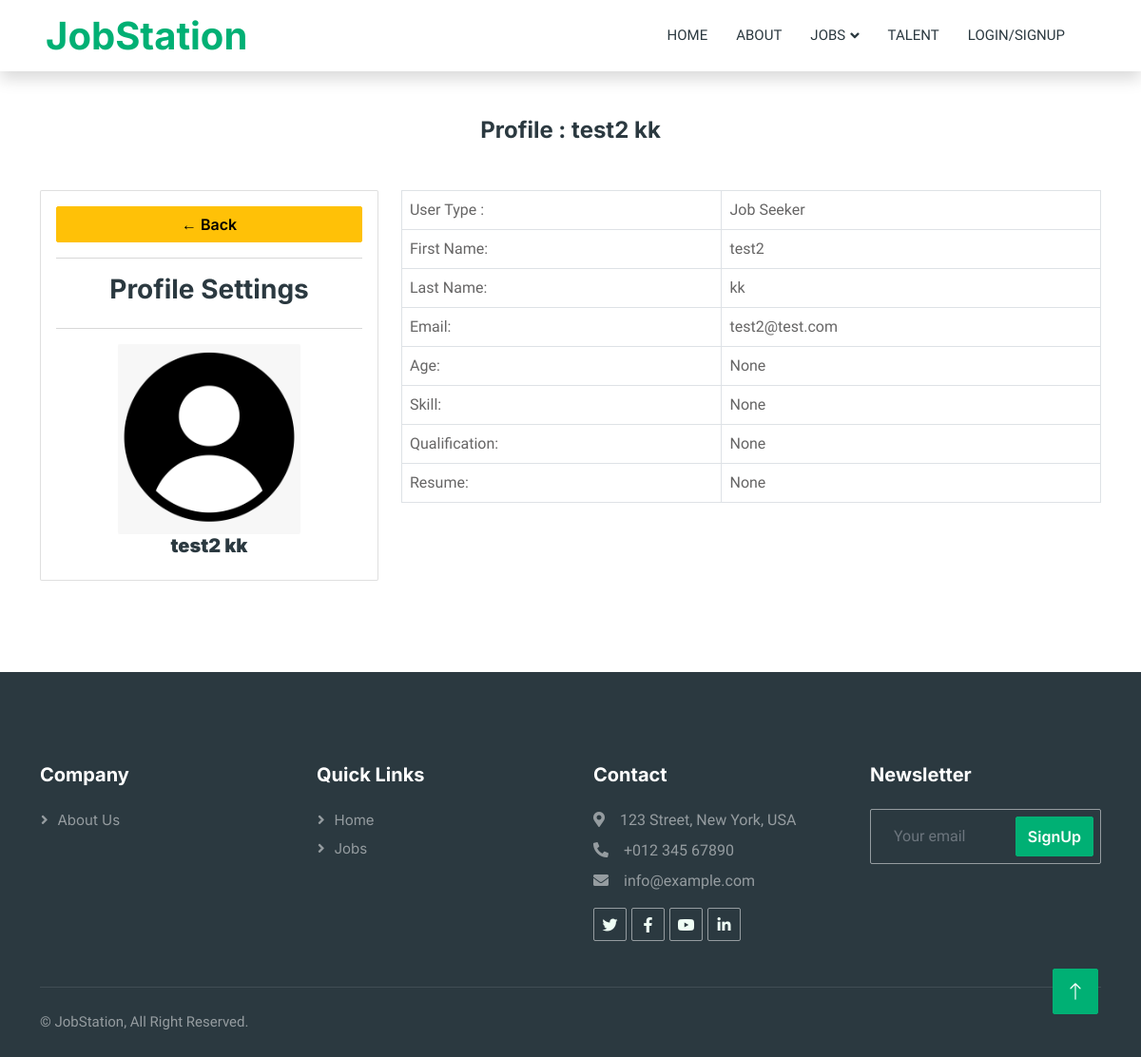
/talent/talent_details/1, run on the app's committed database.
### account/models.py (models this page shows, shortened)
class job_seeker_profile(models.Model):
    class Meta:
        verbose_name_plural = 'Job Seeker Profile'
    user = models.ForeignKey(User, on_delete=models.CASCADE)
    Your_image = models.FileField(upload_to='job_seeker/image/', null=True, blank=True)
    designation = models.CharField(max_length=255, null=True, blank=True, default="")
    Location = models.CharField(max_length=255, null=True, blank=True, default="")
    Age = models.CharField(max_length=255, null=True, blank=True)
    Skill = RichTextField(null=True, blank=True)
    Qualification = RichTextField(null=True, blank=True)
    Resume = models.FileField(upload_to='job_seeker/resume/', null=True, blank=True)

### main/models.py (models this page shows)
class User(AbstractUser):
    type = (
        ("", ""),
        ("Admin", "Admin"),
        ("Job Seeker", "Job Seeker"),
        ("Job Provider", "Job Provider"),
    )
    user_type = models.CharField(max_length=20, choices=type, default="")

### talent/views.py (the view)
# urls.py: path('/talent_details/<int:pk>', views.talent_details, name="talent_details"),
def talent_details(request, pk):
    get_talents = job_seeker_profile.objects.get(id=pk)
    context = {'get_talents':get_talents}
    return render(request, 'talent_details.html', context)

### templates/talent_details.html (shortened to what this page needs)
{% extends 'base.html' %}
{% load static %}
{% block body %}
        <div class="container-xxl py-5">
            <div class="container">
                <h4 class="text-center mb-5 wow fadeInUp" data-wow-delay="0.1s">Profile : {{get_talents.user.first_name}} {{get_talents.user.last_name}}</h4>
                <div class="row g-4">
                    <div class="col-md-4 wow fadeInUp" data-wow-delay="0.1s">
                        <div class="card card-body">
                            <a class="btn btn-warning" href="{% url 'talent' %}"> &#8592; Back</a>
                            <hr>
                            <h3 style="text-align: center">Profile Settings</h3>
                            <hr>
                            <img src="{% if get_talents.Your_image %}{{get_talents.Your_image.url}}{% else %}{% static 'img/user_img.png' %}{% endif %}" class="rounded profile-pic" alt="user">
                            <h5 class="container text-center"><b>{{get_talents.user.first_name}} {{get_talents.user.last_name}}</b></h5>
                        </div>
                    </div>
                    <div class="col-md-8">
                        <div class="wow fadeInUp" data-wow-delay="0.5s">
                                <table class="table table-bordered">
                                  <tbody>
                                    <tr>
                                      <td>User Type :</td>
                                      <td>{{get_talents.user.user_type}}</td>
                                    </tr>
                                    <tr>
                                      <td>First Name:</td>
                                      <td>{{get_talents.user.first_name}}</td>
                                    </tr>
                                    <tr>
                                      <td>Last Name:</td>
                                      <td>{{get_talents.user.last_name}}</td>
                                    </tr>
                                    <tr>
                                      <td>Email: </td>
                                      <td>{{get_talents.user.email}}</td>
                                    </tr>
                                    <tr>
                                      <td>Age: </td>
                                      <td>{% if get_talents.Age %}{{get_talents.Age}}{% else %}None{% endif %}</td>
                                    </tr>
                                    <tr>
                                      <td>Skill: </td>
                                      <td>{% if get_talents.Skill %}{{get_talents.Skill | safe }}{% else %}None{% endif %}</td>
                                    </tr>
                                    <tr>
                                      <td>Qualification: </td>
                                      <td>{% if get_talents.Qualification %}{{get_talents.Qualification | safe }}{% else %}None{% endif %}</td>
                                    </tr>
                                    <tr>
                                      <td>Resume: </td>
                                      <td>{% if get_talents.Resume %}<a class="btn btn-info" href="{{get_talents.Resume.url}}" target="_blank">See Resume</a> {% else %}None{% endif %}</td>
                                    </tr>
                                  </tbody>
                                </table>
                        </div>
                    </div>
                </div>
            </div>
        </div>
{% endblock %}

### static/css/style.css (style rules this page uses)
:root { --primary: #00B074; --secondary: #2B9BFF; --light: #EFFDF5; --dark: #2B3940; }
.btn { font-family: 'Inter', sans-serif; font-weight: 600; transition: .5s; }

### templates/talent_details.html (style rules this page uses)
.profile-pic { max-width: 200px; max-height:200px; margin: 0 auto; border-radius: 50%; }

### data on the page
job_seeker_profile: user.first_name "test2", user.last_name "kk", user.user_type "Job Seeker", user.email "test2@test.com"
